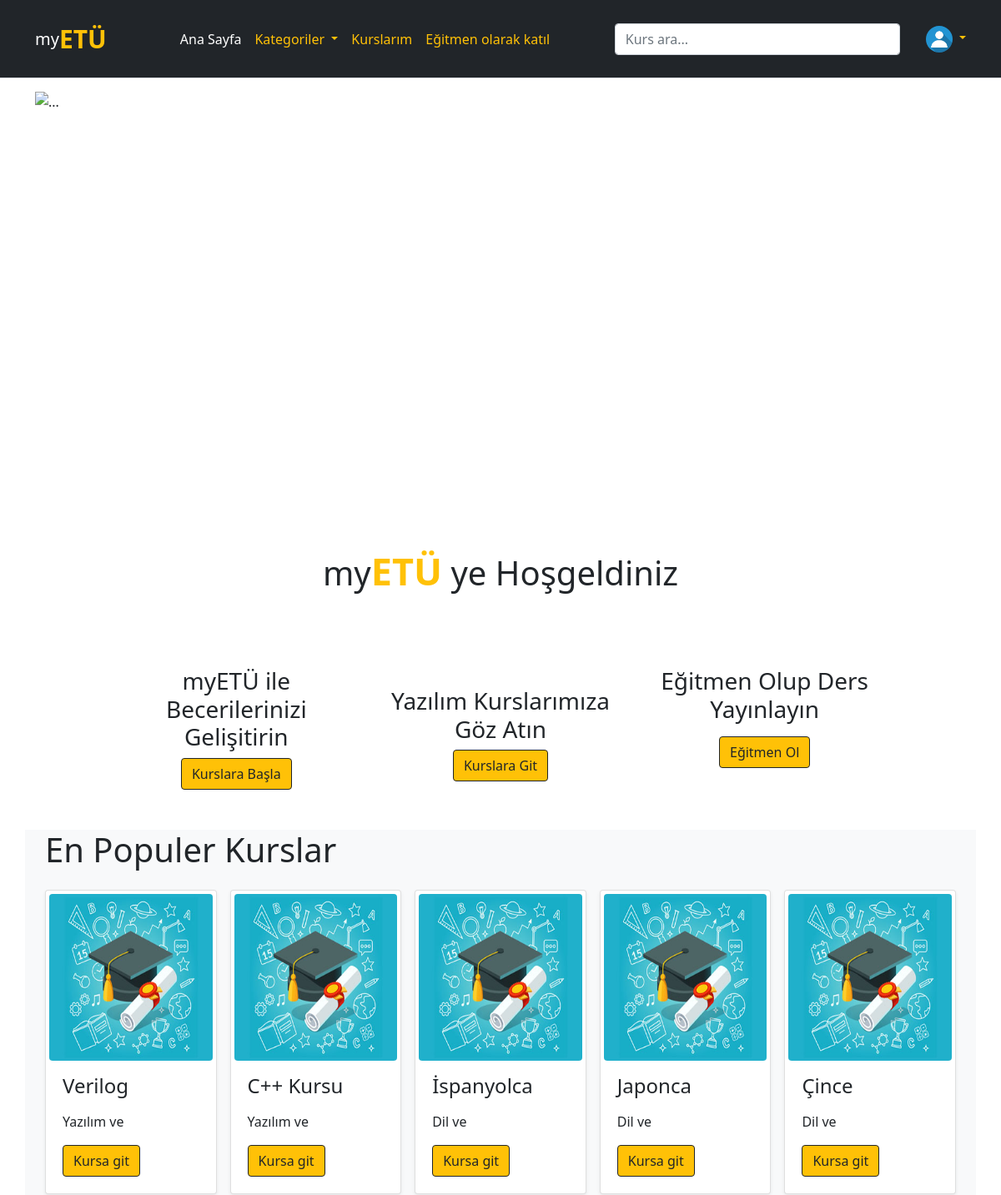
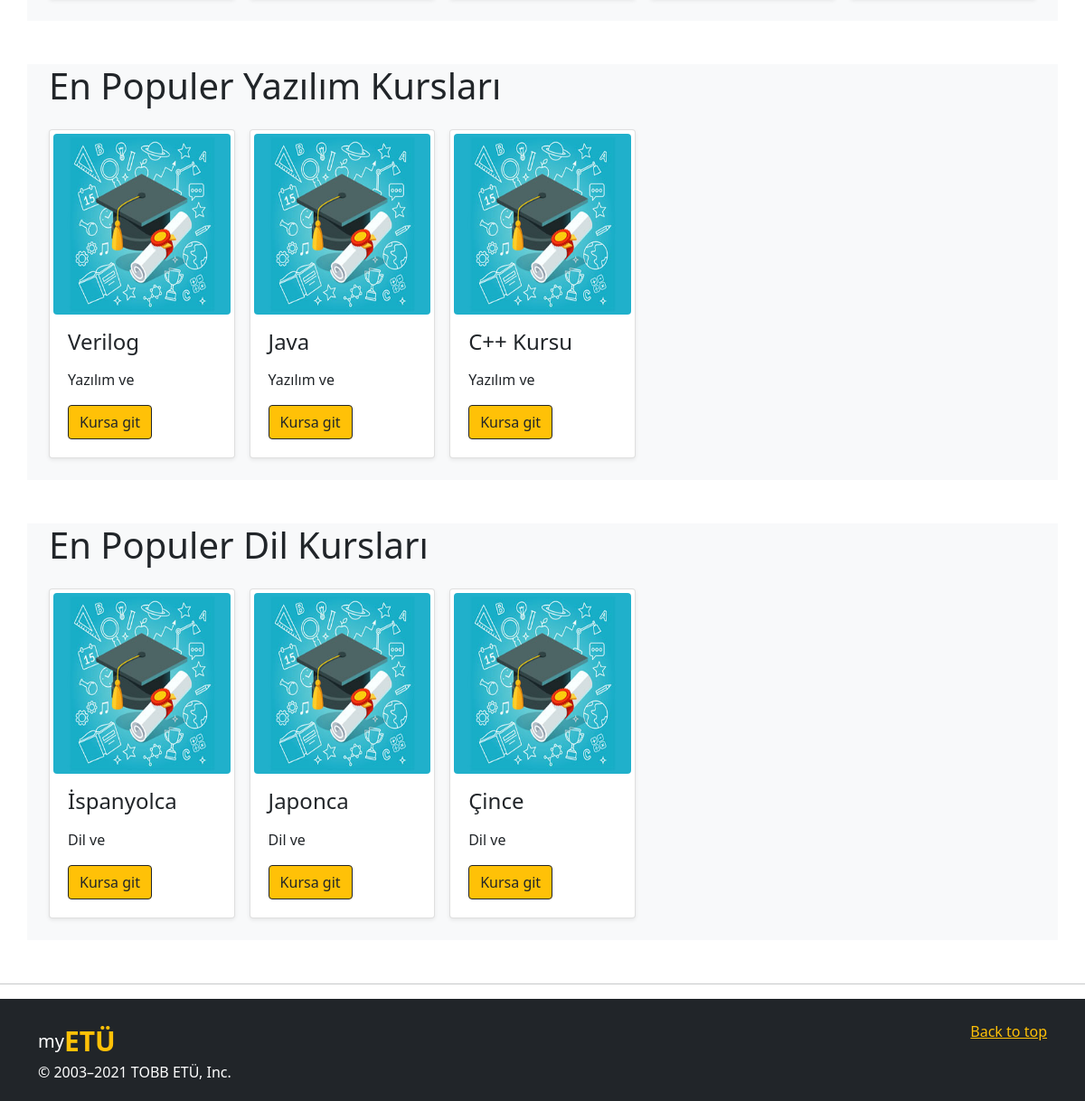
Screenshot of / (signed in) with the database file from the repository (2 pictures, top to bottom).
### website/models.py (models this page shows, shortened)
class User(db.Model, UserMixin):
    id = db.Column(db.Integer, primary_key=True, nullable=False)
    email = db.Column(db.String(150), unique=True, nullable=False)
    password = db.Column(db.String(150), nullable=False)
    first_name = db.Column(db.String(50), nullable=False)
    last_name = db.Column(db.String(50), nullable=False)
    date = db.Column(db.DateTime(timezone=True), default=func.now())
    role = db.Column(db.Integer, default = 0)
    unvan = db.Column(db.String(40))
    adres = db.Column(db.String(50))
    telefon = db.Column(db.String(12))
    github = db.Column(db.String(40))
    twitter = db.Column(db.String(40))
    instagram = db.Column(db.String(40))
    linkedin = db.Column(db.String(40))
    subscriptions = db.relationship('Kurs', secondary = 'subs', backref = db.backref('subscribers', lazy = 'dynamic'))
    kurs_yorumlar = db.relationship('KursYorum')
    ders_yorumlar = db.relationship('DersYorum')
    image_file = db.Column(db.String(20), nullable=False, default='default.jpg')

class Kurs(db.Model):
    id = db.Column(db.Integer, primary_key=True)
    isim = db.Column(db.String(200))
    kategori = db.Column(db.String(200))
    date = db.Column(db.DateTime(timezone=True), default=func.now())
    kisa_aciklama = db.Column(db.String(100), nullable = True)
    uzun_aciklama = db.Column(db.String(2000), nullable = True)
    dersler = db.relationship('Ders')
    yorumlar = db.relationship('KursYorum')
    egitmen_id = db.Column(db.Integer, db.ForeignKey('egitmen.id'))
    image_file = db.Column(db.String(20), nullable=False, default='default.jpg')

### website/views.py (the view)
@views.route('/', methods=['GET', 'POST'])
@login_required
def home():
    if request.method == 'POST':
        looking_for = request.form.get('arama')
        if looking_for:
            return redirect(url_for('views.arama', looking_for = looking_for))
    result = db.engine.execute("SELECT Kurs.id,isim,kategori,first_name,last_name, Kurs.image_file, Kurs.date AS kurs_date FROM Kurs, User WHERE Kurs.egitmen_id = User.id AND Kurs.id IN (SELECT kurs_id FROM subs GROUP BY kurs_id ORDER BY COUNT(*) DESC LIMIT 5)")
    result2 = db.engine.execute("SELECT Kurs.id,isim,kategori,first_name,last_name, Kurs.image_file, Kurs.date AS kurs_date"+
            " FROM Kurs, User" +
            " WHERE Kurs.egitmen_id = User.id AND Kurs.id IN" +
            " (SELECT kurs_id" +
            " FROM subs" +
            " WHERE kurs_id IN (SELECT id FROM Kurs WHERE kategori = \"Yazılım\")" +
            " GROUP BY kurs_id" +
            " ORDER BY COUNT(*)" +
            " DESC LIMIT 3)")
    result3 = db.engine.execute("SELECT Kurs.id,isim,kategori,first_name,last_name, Kurs.image_file, Kurs.date AS kurs_date"+
            " FROM Kurs, User" +
            " WHERE Kurs.egitmen_id = User.id AND Kurs.id IN" +
            " (SELECT kurs_id" +
            " FROM subs" +
            " WHERE kurs_id IN (SELECT id FROM Kurs WHERE kategori = \"Dil\")" +
            " GROUP BY kurs_id" +
            " ORDER BY COUNT(*)" +
            " DESC LIMIT 3)")
    return render_template("home.html", user=current_user, query = result, query2 = result2, query3 = result3)

### website/__init__.py (called while the page is built)
@login_manager.user_loader
def load_user(id):
    return User.query.get(int(id))

### website/templates/home.html (shortened to what this page needs)
<!doctype html>
<html lang="en">
<head>
    <link rel="stylesheet" href="https://stackpath.bootstrapcdn.com/bootstrap/4.4.1/css/bootstrap.min.css"
 />
    <link rel="stylesheet" href="https://stackpath.bootstrapcdn.com/font-awesome/4.7.0/css/font-awesome.min.css"
 />
    <link href="https://cdn.jsdelivr.net/npm/bootstrap@5.0.2/dist/css/bootstrap.min.css" rel="stylesheet"
>
</head>
<body>
    <header class="p-4 mb-3 border-bottom bg-dark text-white">
        <div class="container">
            <div class="d-flex flex-wrap align-items-center justify-content-center justify-content-lg-start">
                <a href="/" style="font-size: 20px;"
                    class="d-flex align-items-center mb-2 mb-lg-0 text-white text-decoration-none">my<span
                        style="font-weight: bold; font-size: 30px;" class="text-warning">ETÜ</span></a>
                <ul class=" text-warning nav col-12 col-lg-auto me-lg-auto mb-2 justify-content-center mb-md-0">
                    <li><a href="/" class="nav-link px-2 text-white">Ana Sayfa</a></li>
                    <li class="dropdown"><a class="dropdown-toggle nav-link px-2 text-warning" data-toggle="dropdown"
                            href="#">Kategoriler </a>
                    </li>
                    <li><a href="/kurslarım" class="nav-link px-2 text-warning">Kurslarım</a></li>
                    {% if current_user.role == 0 %}
                    <li><a href="/egitmen_ol" class="nav-link px-2 text-warning">Eğitmen olarak katıl</a></li>
                    {% else %}
                    <li><a href="/egitmenkurslari" class="nav-link px-2 text-warning">Yayınlanan Kurslar</a></li>
                    {% endif %}
                </ul>
                <form class="col-12 col-lg-4 mb-3 mb-lg-0 me-lg-3" method="POST">
                    <input type="search" class="form-control form-control-dark" placeholder="Kurs ara..."
                        aria-label="Search" name=arama id=arama>
                </form>
                <div class="dropdown text-right">
                    <a href="#" class="d-block link-warning text-decoration-none dropdown-toggle " id="dropdownUser1"
                        data-bs-toggle="dropdown" aria-expanded="false">
                        <img src="../static/profile_pics/{{current_user.image_file}}" alt="mdo" width="32" height="32"
                            class="rounded-circle">
                    </a>
                </div>
            </div>
        </div>
    </header>
    <div class="container">
        <div id="carouselExampleCaptions" class="carousel  slide" data-bs-ride="carousel">
            <div class="carousel-indicators">
                <button type="button" data-bs-target="#carouselExampleCaptions" data-bs-slide-to="0" class="active"
                    aria-current="true" aria-label="Slide 1"></button>
                <button type="button" data-bs-target="#carouselExampleCaptions" data-bs-slide-to="1"
                    aria-label="Slide 2"></button>
                <button type="button" data-bs-target="#carouselExampleCaptions" data-bs-slide-to="2"
                    aria-label="Slide 3"></button>
            </div>
            <div class="carousel-inner">
                <div class="carousel-item active">
                    <img height="500"
                        src="https://images.ctfassets.net/hrltx12pl8hq/6f2M9koJF7uhwGGao7WCX5/8683a9c8388dada729c7caeefc87872b/compressed_shutterstock_1274296330.jpg?fit=fill&w=800&h=300"
                        class="d-block w-100" alt="...">
                    <div class="carousel-caption d-none d-md-block">
                        <h2>Eğitim Karanlıktan Aydınlığa Olan Harekettir</h2>
                    </div>
                </div>
            </div>
            <button class="carousel-control-prev" type="button" data-bs-target="#carouselExampleCaptions"
                data-bs-slide="prev">
                <span class="carousel-control-prev-icon" aria-hidden="true"></span>
            </button>
            <button class="carousel-control-next" type="button" data-bs-target="#carouselExampleCaptions"
                data-bs-slide="next">
                <span class="carousel-control-next-icon" aria-hidden="true"></span>
            </button>
        </div>
    </div>
    <div class="container mt-5 text-center">
        <div class="text-center align-items-center">
            <H1>my<span style="font-weight: bold; font-size: 45px;" class="text-warning">ETÜ</span> ye Hoşgeldiniz</H1>
        </div>
        <div class="row my-5">
            <div class="col-sm-1"></div>
            <div class="col-sm-10">
                <div class="row">
                    <div class="col-sm-4 text-center">
                        <h3 class="mt-3">myETÜ ile Becerilerinizi Gelişitirin</h3>
                        <a href="/kurslarım" class="btn btn-outline-dark btn-warning">Kurslara Başla</a>
                    </div>
                    <div class="col-sm-4 text-center">
                        <br>
                        <h3 class="mt-3"> Yazılım Kurslarımıza Göz Atın </h3>
                        <a href="/arama/Yazılım" class="btn btn-outline-dark btn-warning">Kurslara Git</a>
                    </div>
                    <div class="col-sm-4 text-center">
                        <h3 class="mt-3 mb-3"> Eğitmen Olup Ders Yayınlayın </h3>
                        {% if current_user.role == 0 %}
                        <a href="/egitmen_ol" class="btn btn-outline-dark btn-warning">Eğitmen Ol </a>
                        {% else %}
                        <a href="/egitmenkurslari" class="btn btn-outline-dark btn-warning">Ders Yayınla </a>
                        {% endif %}
                    </div>
                </div>
            </div>
            <div class="col-sm-1"></div>
        </div>
    </div>
    <div class="container bg-light pb-4">
        <div class="container-fluid mt-5">
            <h1 class="fw-light text-dark">En Populer Kurslar</h1>
            <div class="row row-cols-2 row-cols-sm-3 row-cols-md-4 row-cols-lg-5 g-3 mt-2">
                {% for item in query %}
                <div class="col">
                    <div class="card p-1 h-100 shadow-sm">
                        <img class="rounded" src="static/kurs_pics/{{item.image_file}}" alt="{{item.isim}}"
                            class="rounded-rect" width="100%" height="200">
                        <div class="card-body">
                            <h4>{{item.isim}}</h4>
                            <p class="card-text">{{item.kategori}} ve {{item.egitmen_id}}</p>
                            <div class="d-flex justify-content-between align-items-center">
                                <a href="kurs_profil/{{item.id}}" type="button"
                                    class="btn btn-outline-dark btn-warning">Kursa git</a>
                            </div>
                        </div>
                    </div>
                </div>
                {% endfor %}
            </div>
        </div>
    </div>
    <div class="container bg-light pb-4">
        <div class="container-fluid mt-5">
            <h1 class="fw-light text-dark">En Populer Yazılım Kursları</h1>
            <div class="row row-cols-2 row-cols-sm-3 row-cols-md-4 row-cols-lg-5 g-3 mt-2">
                {% for item in query2 %}
                <div class="col">
                    <div class="card p-1 h-100 shadow-sm">
                        <img class="rounded" src="static/kurs_pics/{{item.image_file}}" alt="{{item.isim}}"
                            class="rounded-rect" width="100%" height="200">
                        <div class="card-body">
                            <h4>{{item.isim}}</h4>
                            <p class="card-text">{{item.kategori}} ve {{item.egitmen_id}}</p>
                            <div class="d-flex justify-content-between align-items-center">
                                <a href="kurs_profil/{{item.id}}" type="button"
                                    class="btn btn-outline-dark btn-warning">Kursa git</a>
                            </div>
                        </div>
                    </div>
                </div>
                {% endfor %}
            </div>
        </div>
    </div>
    <div class="container bg-light pb-4">
        <div class="container-fluid mt-5">
            <h1 class="fw-light text-dark">En Populer Dil Kursları</h1>
            <div class="row row-cols-2 row-cols-sm-3 row-cols-md-4 row-cols-lg-5 g-3 mt-2">
                {% for item in query3 %}
                <div class="col">
                    <div class="card p-1 h-100 shadow-sm">
                        <img class="rounded" src="static/kurs_pics/{{item.image_file}}" alt="{{item.isim}}"
                            class="rounded-rect" width="100%" height="200">
                        <div class="card-body">
                            <h4>{{item.isim}}</h4>
                            <p class="card-text">{{item.kategori}} ve {{item.egitmen_id}}</p>
                            <div class="d-flex justify-content-between align-items-center">
                                <a href="kurs_profil/{{item.id}}" type="button"
                                    class="btn btn-outline-dark btn-warning">Kursa git</a>
                            </div>
                        </div>
                    </div>
                </div>
                {% endfor %}
            </div>
        </div>
    </div>
    <hr class="featurette-divider bg-dark mt-5">
    <div class="bg-dark pt-4 pb-1  ">
        <footer class="container bg-dark ">
            <p class="float-end"><a class="text-warning" href="#">Back to top</a></p>
            <a href="/" style="font-size: 20px;"
                class="d-flex align-items-center mb-2 mb-lg-0 text-white text-decoration-none">my<span
                    style="font-weight: bold; font-size: 30px;" class="text-warning">ETÜ</span></a>
            <p class="text-white">&copy; 2003–2021 TOBB ETÜ, Inc.</p>
        </footer>
    </div>
</body>
</html>

### rows the page displays
User: image_file (placeholder picture)
Kurs: image_file (placeholder picture), isim "Verilog", kategori "Yazılım"
Kurs: image_file (placeholder picture), isim "C++ Kursu", kategori "Yazılım"
Kurs: image_file (placeholder picture), isim "İspanyolca", kategori "Dil"
Kurs: image_file (placeholder picture), isim "Japonca", kategori "Dil"
Kurs: image_file (placeholder picture), isim "Çince", kategori "Dil"
Kurs: image_file (placeholder picture), isim "Java", kategori "Yazılım"
